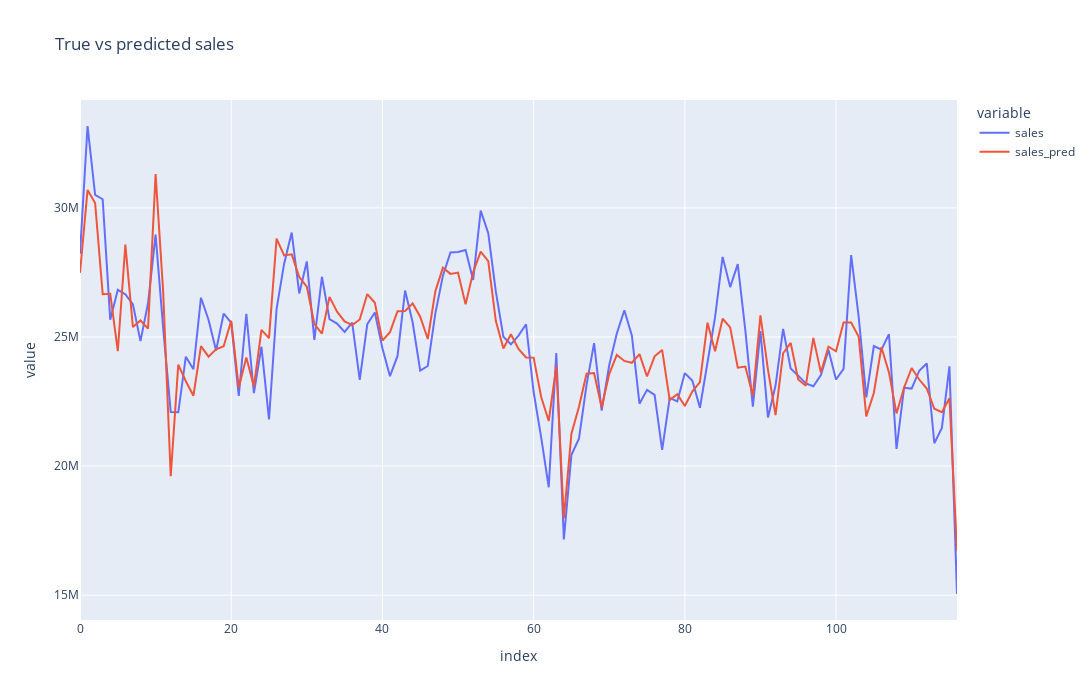

This figure's notebook cell:
### Markdown cell above
**Plot**

### Code cell
fig = px.line(X, 
              y=['sales', 'sales_pred'], 
              title='True vs predicted sales',
              height=700,
              width=1200
              )
fig.show()
